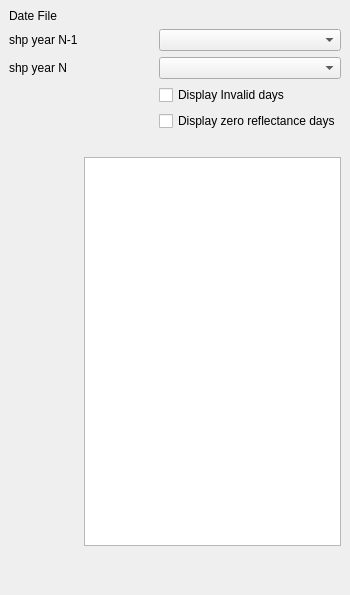
<?xml version="1.0" encoding="UTF-8"?>
<ui version="4.0">
 <class>Display_ProfileDockWidgetBase</class>
 <widget class="QDockWidget" name="Display_ProfileDockWidgetBase">
  <property name="geometry">
   <rect>
    <x>0</x>
    <y>0</y>
    <width>350</width>
    <height>595</height>
   </rect>
  </property>
  <property name="windowTitle">
   <string>Display Profile</string>
  </property>
  <widget class="QWidget" name="dockWidgetContents">
   <layout class="QGridLayout" name="gridLayout">
    <property name="topMargin">
     <number>9</number>
    </property>
    <item row="13" column="4">
     <widget class="QLabel" name="label_info">
      <property name="text">
       <string/>
      </property>
     </widget>
    </item>
    <item row="6" column="4">
     <widget class="QCheckBox" name="checkBox_zero">
      <property name="text">
       <string>Display zero reflectance days</string>
      </property>
     </widget>
    </item>
    <item row="5" column="4">
     <widget class="QCheckBox" name="checkBox_invalid">
      <property name="text">
       <string>Display Invalid days</string>
      </property>
     </widget>
    </item>
    <item row="11" column="4">
     <widget class="QLabel" name="label_pixel">
      <property name="text">
       <string/>
      </property>
     </widget>
    </item>
    <item row="2" column="4">
     <widget class="QComboBox" name="comboBox_N0"/>
    </item>
    <item row="1" column="4">
     <widget class="QgsFileWidget" name="mQgsFileWidget"/>
    </item>
    <item row="1" column="0">
     <widget class="QLabel" name="label_file">
      <property name="text">
       <string>Date File</string>
      </property>
     </widget>
    </item>
    <item row="2" column="0">
     <widget class="QLabel" name="label">
      <property name="text">
       <string>shp year N-1</string>
      </property>
     </widget>
    </item>
    <item row="3" column="4">
     <widget class="QComboBox" name="comboBox_N1"/>
    </item>
    <item row="9" column="4">
     <widget class="QLabel" name="label_coordinates">
      <property name="text">
       <string/>
      </property>
     </widget>
    </item>
    <item row="3" column="0">
     <widget class="QLabel" name="label_2">
      <property name="text">
       <string>shp year N</string>
      </property>
     </widget>
    </item>
    <item row="10" column="3" colspan="2">
     <widget class="QGraphicsView" name="graphicsView"/>
    </item>
   </layout>
  </widget>
 </widget>
 <customwidgets>
  <customwidget>
   <class>QgsFileWidget</class>
   <extends>QWidget</extends>
   <header>qgsfilewidget.h</header>
  </customwidget>
 </customwidgets>
 <resources/>
 <connections/>
</ui>
